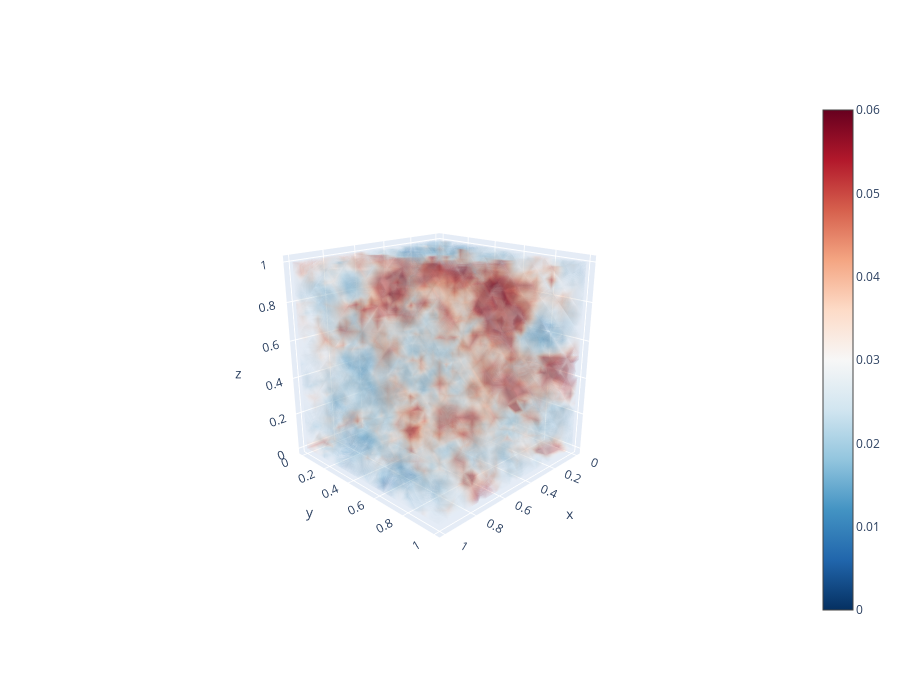

The notebook cell saved with this chart:
### Code cell
fig = go.Figure(data=go.Volume(
    x=X.flatten(),
    y=Y.flatten(),
    z=Z.flatten(),
    value=c.flatten(),
    isomin=0,
    isomax=.06,
    opacity=.03, # needs to be small to see through all surfaces
    surface_count=40, # needs to be a large number for good volume rendering
    colorscale = "RdBu_r"
))


fig.update_layout(
    autosize=False,
    width=900,
    height=700)

camera = dict(
    eye=dict(x=2, y=2, z=1)
)

fig.update_layout(scene_camera=camera)
fig.show()

### Figure 1 — Plotly figure (JSON) as saved in the notebook; plotly's stock layout.template omitted (floating-point values rounded to 4 significant figures; data arrays with more than 128 entries replaced by an {"elided": "..."} marker saying what was removed)
{"data": [{"colorscale": [[0, "rgb(5,48,97)"], [0.1, "rgb(33,102,172)"], [0.2, "rgb(67,147,195)"], [0.3, "rgb(146,197,222)"], [0.4, "rgb(209,229,240)"], [0.5, "rgb(247,247,247)"], [0.6, "rgb(253,219,199)"], [0.7, "rgb(244,165,130)"], [0.8, "rgb(214,96,77)"], [0.9, "rgb(178,24,43)"], [1, "rgb(103,0,31)"]], "isomax": 0.06, "isomin": 0, "opacity": 0.03, "surface": {"count": 40}, "type": "volume", "value": {"elided": "8000 float values"}, "x": {"elided": "8000 float values"}, "y": {"elided": "8000 float values"}, "z": {"elided": "8000 float values"}}], "layout": {"autosize": false, "height": 700, "scene": {"camera": {"eye": {"x": 2, "y": 2, "z": 1}}}, "width": 900}}
